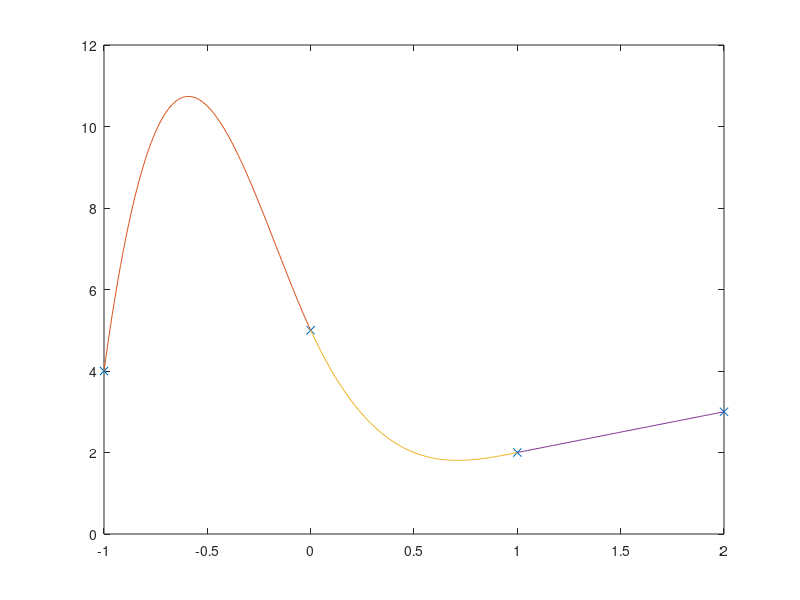

The MATLAB source for this figure:
%Jie Wu
%HW17
%Due Date: 8/7/17
%Derive the system of equations to compute coefficients of cubic
%polynomials that go through four points. Write a script to plot each
%data point and cubic with different colors to clearly show them.

x = [-1 0 1 2];
y = [4 5 2 3];
plot(x,y,'x')
hold on

A = [-1 1 -1 1   0  0  0 0   0  0  0 0;  % s1(-1)   = 4
      0 0  0 1   0  0  0 0   0  0  0 0;  % s1(0)    = 5
      0 0  0 0   0  0  0 1   0  0  0 0;  % s2(0)    = 5
      0 0  0 0   1  1  1 1   0  0  0 0;  % s2(1)    = 2
      0 0  0 0   0  0  0 0   1  1  1 1;  % s3(1)    = 2
      0 0  0 0   0  0  0 0   8  4  2 1;  % s3(2)    = 3
      0 0  1 0   0  0 -1 0   0  0  0 0;  % s1'(0)   = s2'(0)
      0 0  0 0   3  2  1 0  -3 -2 -1 0;  % s2'(1)   = s3'(1)
      0 2  0 0   0 -2  0 0   0  0  0 0;  % s1''(0)  = s2''(0)
      0 0  0 0   6  2  0 0  -6 -2  0 0;  % s2''(1)  = s3''(1)
      0 0  0 0   0  0  0 0  12  2  0 0;  % s1''(-1) = 0
      0 0  0 0   6  2  0 0   0  0  0 0]; % s3''(2)  = 0

b = [4;5;5;2;2;3;0;0;0;0;0;0];

c = A\b;

x1 = -1:0.01:0;
s1 = c(1)*x1.^3 + c(2)*x1.^2 + c(3)*x1 + c(4);
plot(x1,s1)
hold on

x2 = 0:0.01:1;
s2 = c(5)*x2.^3 + c(6)*x2.^2 + c(7)*x2 + c(8);
plot(x2,s2)
hold on

x3 = 1:0.01:2;
s3 = c(9)*x3.^3 + c(10)*x3.^2 + c(11)*x3 + c(12);
plot(x3,s3)